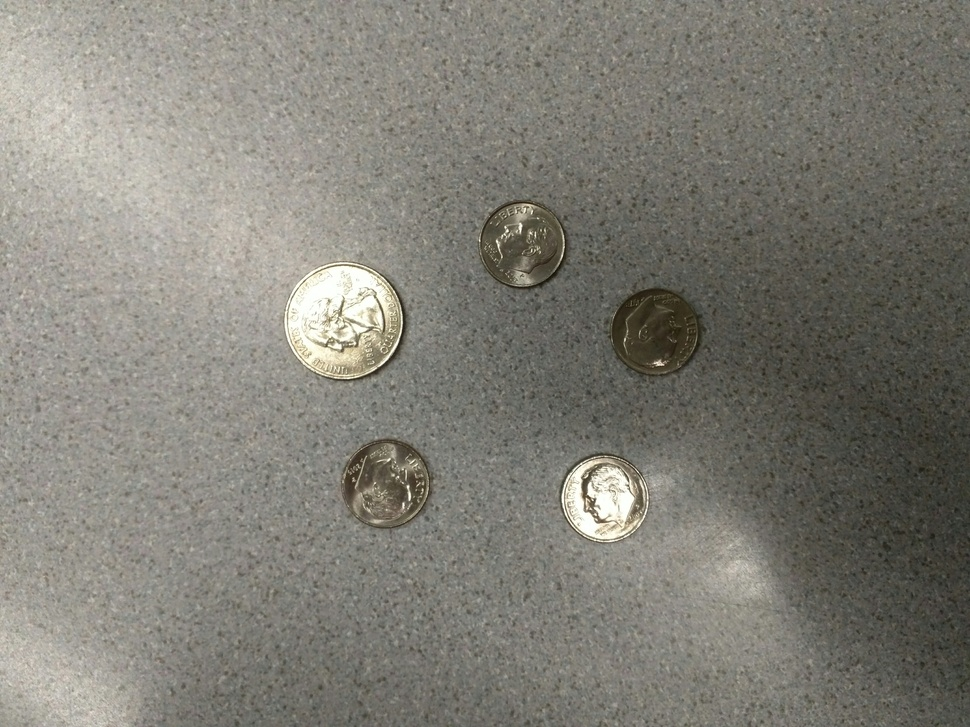
#> input picture python/darkCoins.jpg, 970 x 727 px, shrunk from 4160 x 3120 before the run
$ python grayscale_histogram.py --image ../darkCoins.jpg
#> lines starting #> are read from the running program, lines starting #| are printed output that depends on the picture
from matplotlib import pyplot as plt
import cv2
import argparse

ap = argparse.ArgumentParser()
ap.add_argument("-i", "--image", required = True,
        help = "Path to the image")
args = vars(ap.parse_args())
image = cv2.imread(args["image"])
#> image is the input picture: shape (727, 970, 3); mean B, G, R 118, 126.5, 128.5

image = cv2.cvtColor(image, cv2.COLOR_BGR2GRAY)
#> image: shape (727, 970)
cv2.imshow("original", image)

hist = cv2.calcHist([image], [0], None, [256], [0, 256])
#> hist = 256 values, max 8529 at index 122, min 0 at index 0, mean 2754.6

plt.figure()
plt.title("Grayscale Histogram")
plt.xlabel("Bins")
plt.ylabel("# of Pixels")
plt.plot(hist)
plt.xlim([0, 256])
plt.savefig('hist.png')
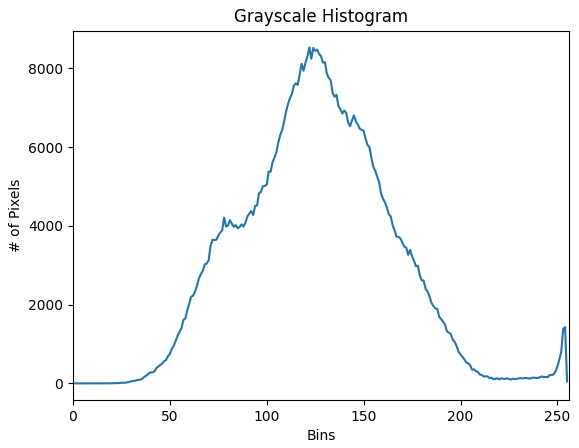
#> figure drawn by matplotlib, 1 panel; curve peaks at x = 122, y = 8529

plot = cv2.imread('hist.png')
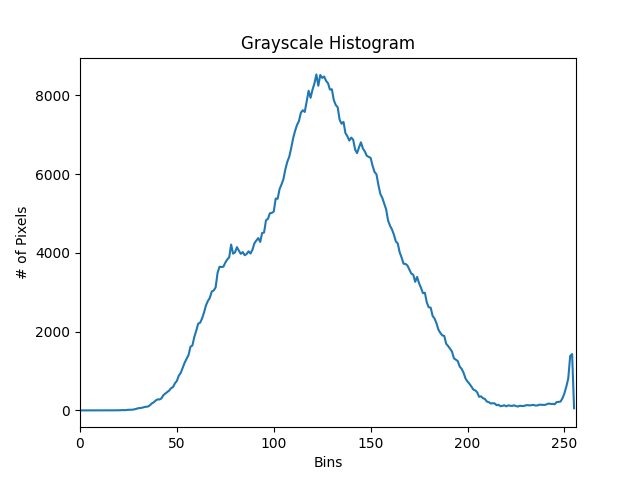
#> plot: shape (480, 640, 3); mean B, G, R 251.2, 250.8, 250.1
cv2.imshow("plot", plot)
cv2.waitKey(0)

$ run again, on python/flashCoins.jpg
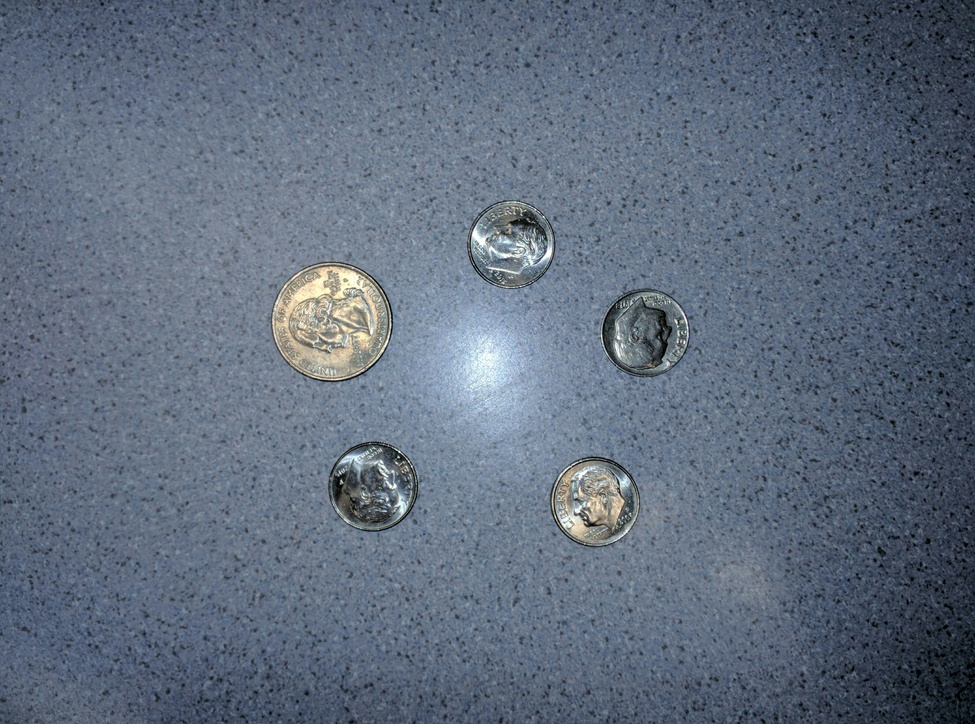
#> input picture python/flashCoins.jpg, 975 x 724 px, shrunk from 4160 x 3088 before the run
#> image is the input picture: shape (724, 975, 3); mean B, G, R 125.3, 108.5, 96.2
#> `image = cv2.cvtColor(image, cv2.COLOR_BGR2GRAY)`:
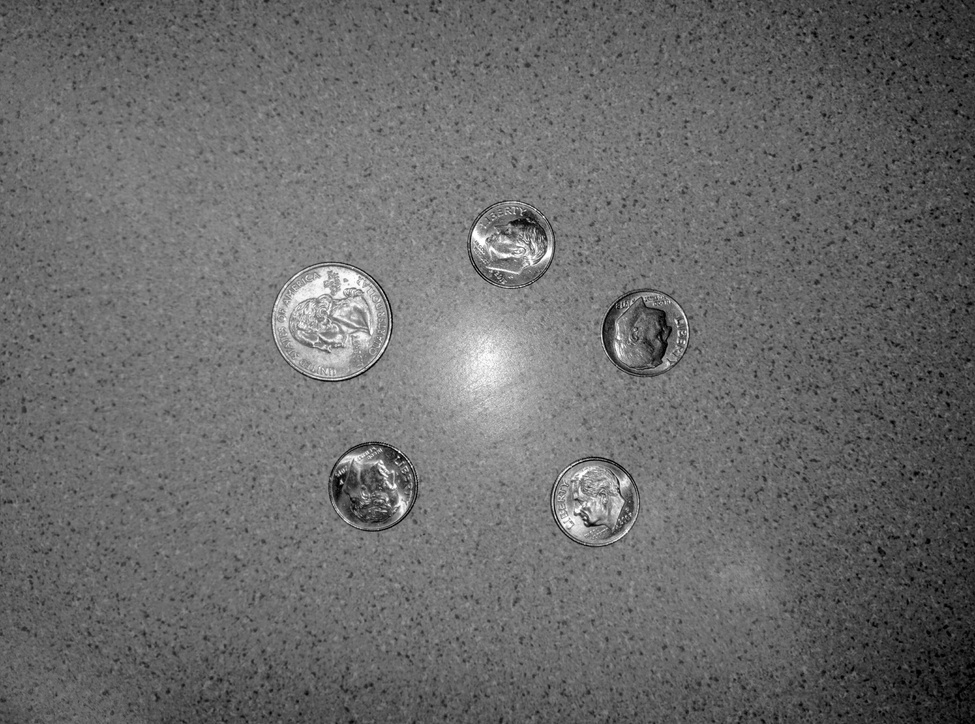
#> image: shape (724, 975); min 0, max 255, mean 106.7
#> hist = 256 values, max 13373 at index 108, min 10 at index 255, mean 2757.4
#> `plot = cv2.imread('hist.png')`:
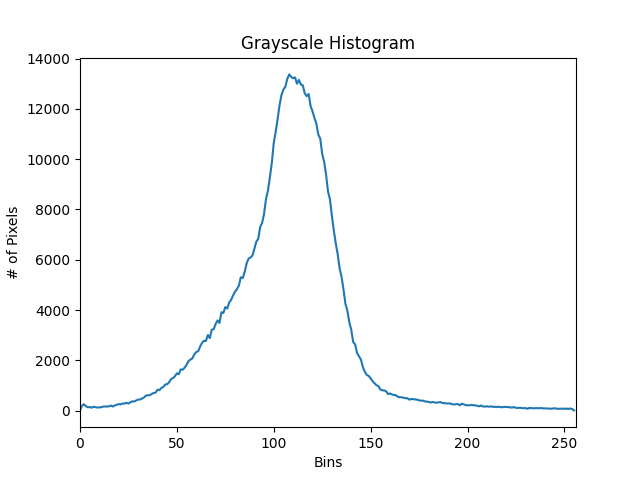
#> plot: shape (480, 640, 3); mean B, G, R 250.9, 250.5, 249.9

$ run again, on python/sitting.jpg
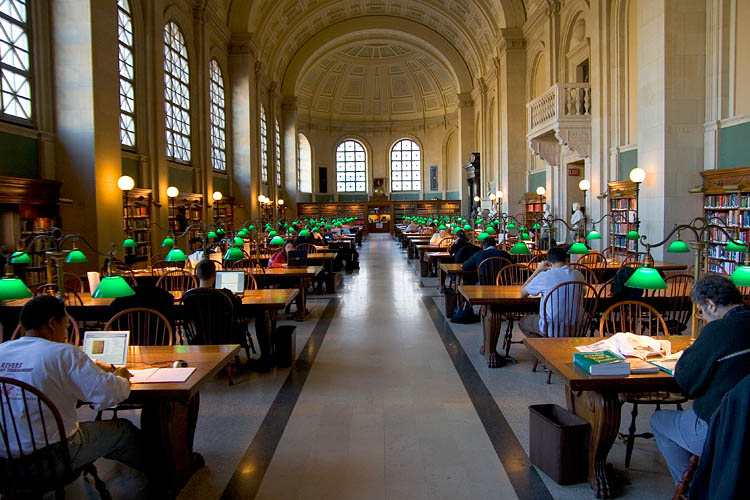
#> input picture python/sitting.jpg, 750 x 500 px
#> image is the input picture: shape (500, 750, 3); mean B, G, R 67.9, 83, 92.8
#> `image = cv2.cvtColor(image, cv2.COLOR_BGR2GRAY)`:
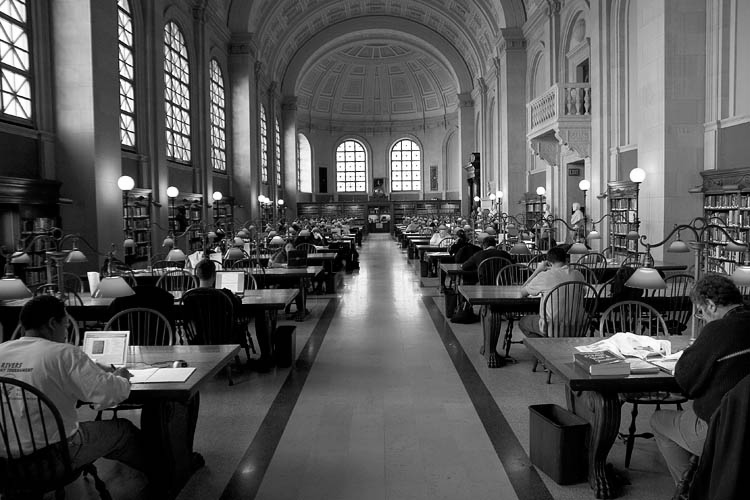
#> image: shape (500, 750); min 0, max 255, mean 84.2
#> hist = 256 values, max 12285 at index 1, min 209 at index 235, mean 1464.8
#> `plot = cv2.imread('hist.png')`:
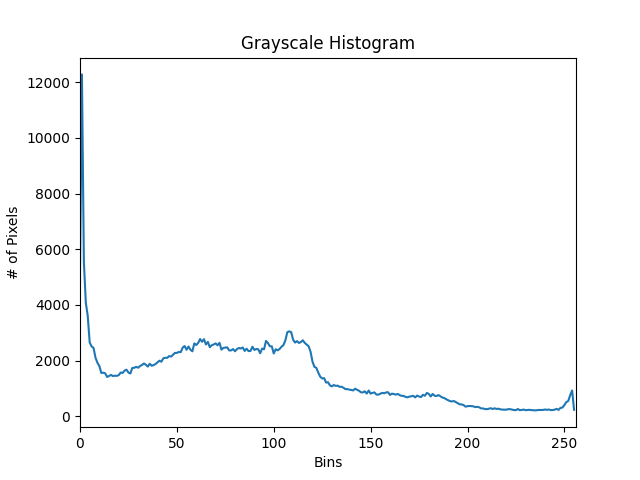
#> plot: shape (480, 640, 3); mean B, G, R 251.1, 250.7, 250.1
